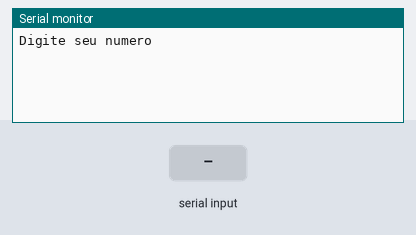
The sketch below on a simulated Arduino Uno, built with avr-gcc and run on an emulated ATmega328P. Shown: the last lines printed to the serial monitor. Inputs (shaded band) come from the test bench.

Above: at 1.2 s.
1.3 s: "90,45\n" received over Serial
At 2.61 s:
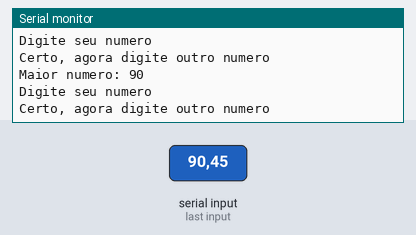
2.8 s: "30,150\n" received over Serial
At 5.1 s:
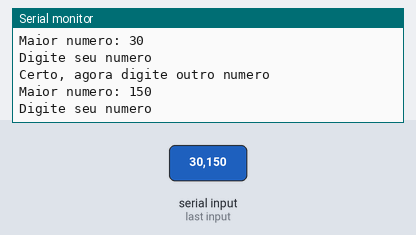

Measured:
- after the input at 1.3 s, the serial monitor: prints a new line at once (image 1)
- after the input at 2.8 s, the serial monitor: prints a new line at once (image 2)

The sketch:

ex_14_07_051.ino
```cpp
/*Faça um programa receba dois valores e imprima qual
é o maior número digitado.*/
//Variaveis
int numero, numero2;

void setup()
{
 Serial.begin(9600);
}

void loop()
{
  Serial.println("Digite seu numero");
  while(! Serial.available());
  numero = Serial.parseInt();

  Serial.println("Certo, agora digite outro numero");
  while(! Serial.available());
  numero2 = Serial.parseInt();

  if(numero < numero2){
    Serial.println("Maior numero: " + String(numero2));
  }else{
  Serial.println("Maior numero: " + String(numero));
  }
}
```
